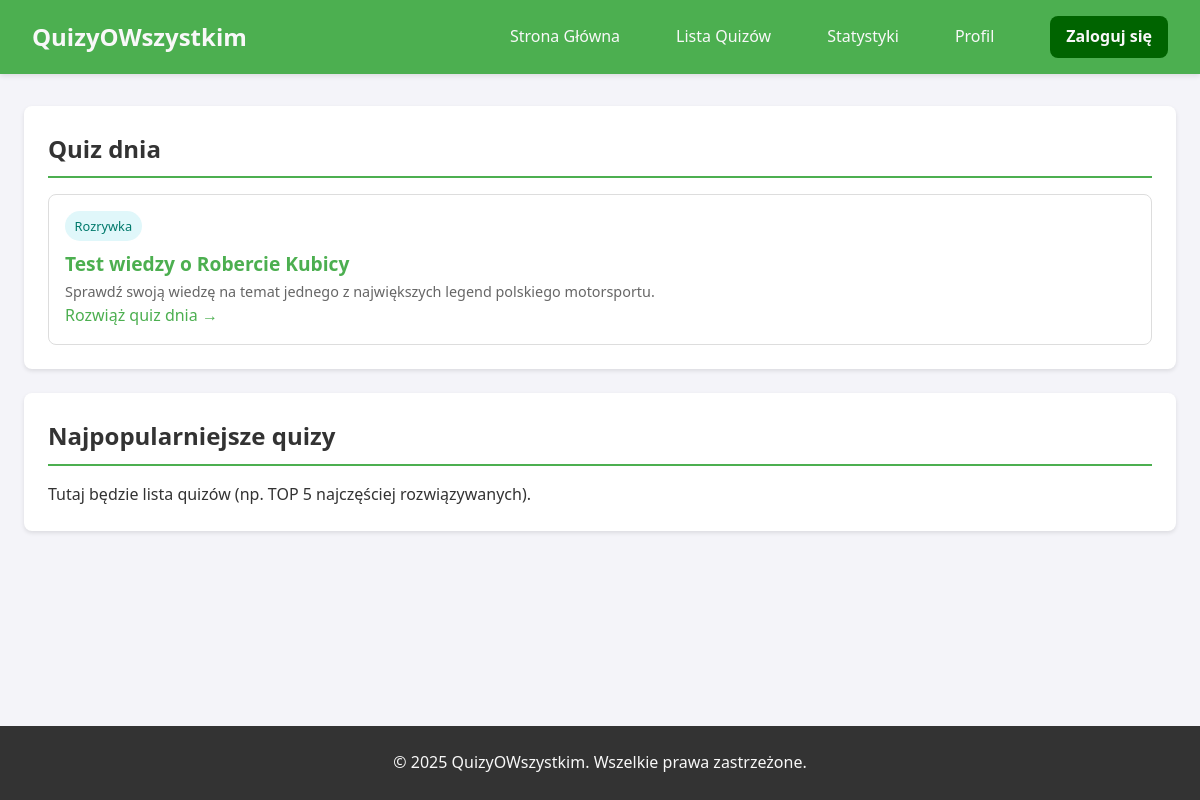
/quizy/index.php, run on the app's committed database.
### tables this page shows
CREATE TABLE `quizzes` (
  `id` int(11) NOT NULL,
  `title` varchar(255) NOT NULL,
  `description` text DEFAULT NULL,
  `category` varchar(100) NOT NULL,
  `question_type` enum('single_choice','multiple_choice','true_false','image_guess') NOT NULL,
  `created_by` int(11) NOT NULL,
  `created_at` timestamp NOT NULL DEFAULT current_timestamp()
);

### quizy/index.php (the view, shortened to what this page needs)
<?php
require_once __DIR__ . '/includes/header.php';
$host = "localhost";
$dbname = "quizyowszystkim";
$username = "root";
$password = "";
$db = null;
try {
    $db = new PDO("mysql:host=$host;dbname=$dbname;charset=utf8", $username, $password);
    $db->setAttribute(PDO::ATTR_ERRMODE, PDO::ERRMODE_EXCEPTION);
} catch (PDOException $e) {
    echo "<p>Błąd połączenia z bazą danych: " . $e->getMessage() . "</p>";
}
?>
<div class="container">
    <section class="section">
        <h2 class="section-title">Quiz dnia</h2>
        <?php
        if ($db) {
            $quizDniaId = 5;
            $queryQuizDnia = "SELECT id, title, description, category FROM quizzes WHERE id = :id";
            $stmtQuizDnia = $db->prepare($queryQuizDnia);
            $stmtQuizDnia->bindParam(':id', $quizDniaId, PDO::PARAM_INT);
            $stmtQuizDnia->execute();
            $quizDnia = $stmtQuizDnia->fetch(PDO::FETCH_ASSOC);
            if ($quizDnia) {
                echo '
                <div class="quiz-card quiz-of-the-day">
                    <span class="quiz-category">' . htmlspecialchars($quizDnia['category']) . '</span>
                    <h3 class="quiz-title">' . htmlspecialchars($quizDnia['title']) . '</h3>
                    <p class="quiz-description">' . htmlspecialchars($quizDnia['description']) . '</p>
                    <a href="quiz.php?id=' . $quizDnia['id'] . '" style="color: #4CAF50; text-decoration: none;">Rozwiąż quiz dnia →</a>
                </div>';
            } else {
                echo "<p>Quiz dnia (ID: " . $quizDniaId . ") nie został znaleziony w bazie danych.</p>";
            }
        } else {
            echo "<p>Nie można wyświetlić quizu dnia z powodu problemów z bazą danych.</p>";
        }
        ?>
    </section>
    <section class="section">
        <h2 class="section-title">Najpopularniejsze quizy</h2>
        <p>Tutaj będzie lista quizów (np. TOP 5 najczęściej rozwiązywanych).</p>
    </section>
</div>
<?php
require_once __DIR__ . '/includes/footer.php';
?>

### quizy/css/styles.css (style rules this page uses)
html, body { height: 100%; }
body { display: flex; flex-direction: column; min-height: 100vh; }
:root { --primary-color: #4CAF50; --primary-dark: #45a049; --primary-light: #e8f5e9; --secondary-color: #f44336; --secondary-dark: #d32f2f; --accent-color: #2196F3; --background: #f4f4f9; --text-dark: #333; --text-medium: #666; --text-light: #f8f8f8; --border-radius: 8px; --box-shadow: 0 2px 4px rgba(0,0,0,0.1); --box-shadow-lg: 0 5px 15px rgba(0,0,0,0.1); --transition: all 0.3s ease; }
* { margin: 0; padding: 0; box-sizing: border-box; }
body { font-family: 'Segoe UI', Tahoma, Geneva, Verdana, sans-serif; line-height: 1.6; color: var(--text-dark); background-color: var(--background); min-height: 100vh; display: flex; flex-direction: column; }
a { text-decoration: none; color: inherit; }
.container { width: 100%; max-width: 1200px; margin: 2rem auto; padding: 0 1.5rem; flex: 1; }
.section { background: white; border-radius: var(--border-radius); padding: 1.5rem; margin-bottom: 1.5rem; box-shadow: var(--box-shadow); }
.section-title { margin-top: 0; margin-bottom: 1rem; color: var(--text-dark); border-bottom: 2px solid var(--primary-color); padding-bottom: 0.5rem; }
.quiz-card { background: white; border: 1px solid #ddd; border-radius: var(--border-radius); padding: 1rem; transition: var(--transition); }
.quiz-title { font-size: 1.2rem; margin-top: 0; color: var(--primary-color); }
.quiz-category { display: inline-block; background: #e0f7fa; color: #00796b; padding: 0.3rem 0.6rem; border-radius: 20px; font-size: 0.8rem; margin-bottom: 0.5rem; }
.quiz-description { color: var(--text-medium); font-size: 0.9rem; }

### data on the page
quizzes: category "Rozrywka", title "Test wiedzy o Robercie Kubicy", description "Sprawdź swoją wiedzę na temat jednego z największych legend polskiego motorsportu."
